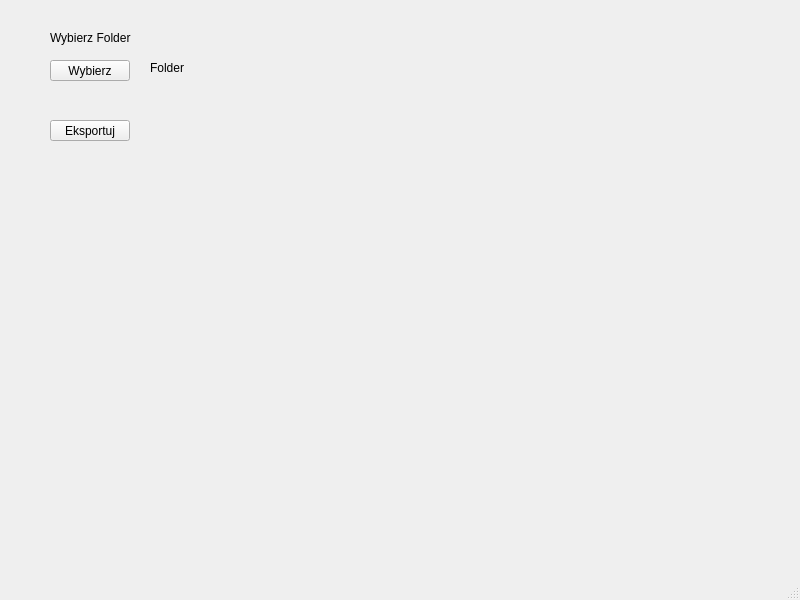
<?xml version="1.0" encoding="UTF-8"?>
<ui version="4.0">
 <class>CustomImport</class>
 <widget class="QMainWindow" name="CustomImport">
  <property name="geometry">
   <rect>
    <x>0</x>
    <y>0</y>
    <width>800</width>
    <height>600</height>
   </rect>
  </property>
  <property name="windowTitle">
   <string>MainWindow</string>
  </property>
  <widget class="QWidget" name="centralwidget">
   <widget class="QPushButton" name="chooseButton">
    <property name="geometry">
     <rect>
      <x>50</x>
      <y>60</y>
      <width>80</width>
      <height>21</height>
     </rect>
    </property>
    <property name="text">
     <string>Wybierz</string>
    </property>
   </widget>
   <widget class="QPushButton" name="export_2">
    <property name="geometry">
     <rect>
      <x>50</x>
      <y>120</y>
      <width>80</width>
      <height>21</height>
     </rect>
    </property>
    <property name="text">
     <string>Eksportuj</string>
    </property>
   </widget>
   <widget class="QLabel" name="label">
    <property name="geometry">
     <rect>
      <x>50</x>
      <y>30</y>
      <width>81</width>
      <height>16</height>
     </rect>
    </property>
    <property name="text">
     <string>Wybierz Folder</string>
    </property>
   </widget>
   <widget class="QLabel" name="f_path">
    <property name="geometry">
     <rect>
      <x>150</x>
      <y>60</y>
      <width>251</width>
      <height>16</height>
     </rect>
    </property>
    <property name="text">
     <string>Folder</string>
    </property>
   </widget>
  </widget>
  <widget class="QMenuBar" name="menubar">
   <property name="geometry">
    <rect>
     <x>0</x>
     <y>0</y>
     <width>800</width>
     <height>20</height>
    </rect>
   </property>
  </widget>
  <widget class="QStatusBar" name="statusbar"/>
 </widget>
 <resources/>
 <connections/>
</ui>
